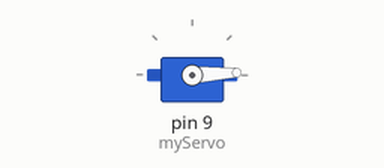
Recording of a sketch running on a simulated Arduino Uno, built with avr-gcc and run on an emulated ATmega328P. Parts: servo.

Above: at 0.05 s.
At 0.9 s:
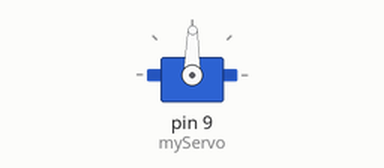
At 1.75 s:
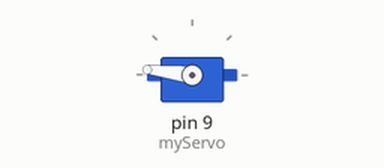
At 3.45 s:
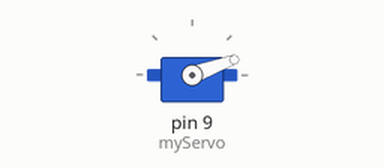
Timing chart, 0 to 8.4 s (numbered marks = the images above):
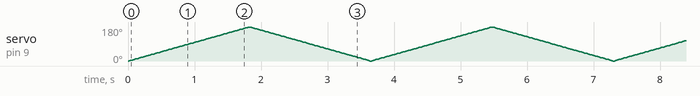

The sketch:

Night_Lamp_-_Servo_Motor_.ino
```cpp
#include <Servo.h>
#define PIN 9 //servomotor

int pos = 0;

Servo myServo;


void setup() {
  myServo.attach(9);  // attaches the servo on pin 9 to the servo object

}

void loop() {

  for (pos = 0; pos <= 180; pos += 1){  // goes from 0 degrees to 180 degrees
    // in steps of 1 degree
    myServo.write(pos);              // tell servo to go to position in variable 'pos'
    delay(10);                       // waits 25 ms for the servo to reach the position
  }

  for (pos = 180; pos >= 0; pos -= 1){ // goes from 180 degrees to 0 degrees
    myServo.write(pos);              // tell servo to go to position in variable 'pos'
    delay(10);
  }

}
```
